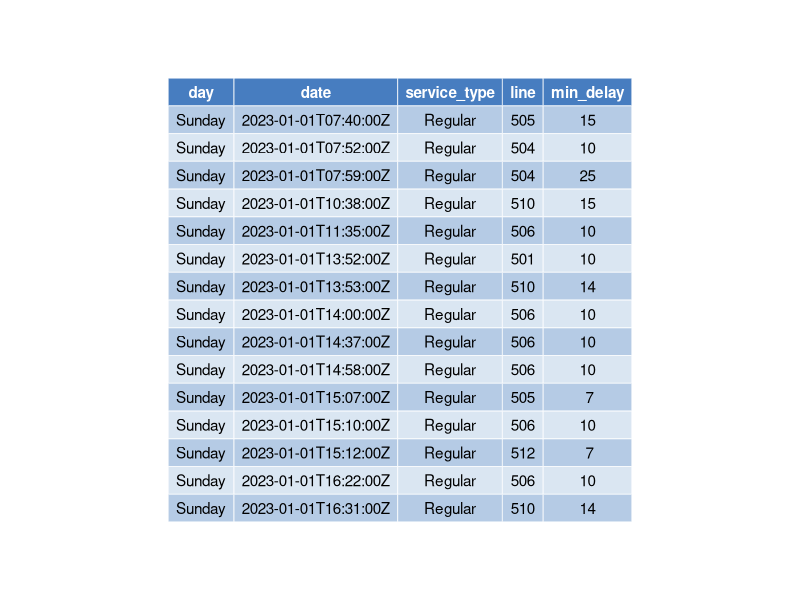
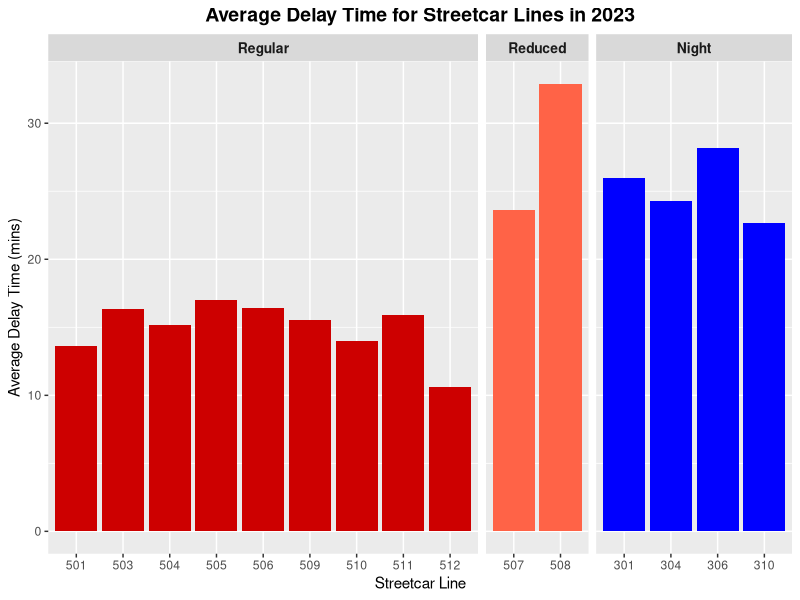
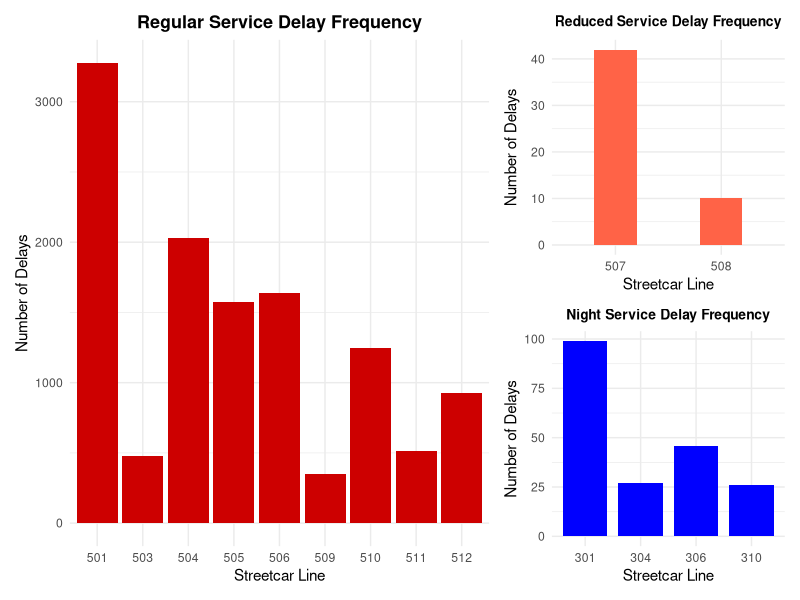
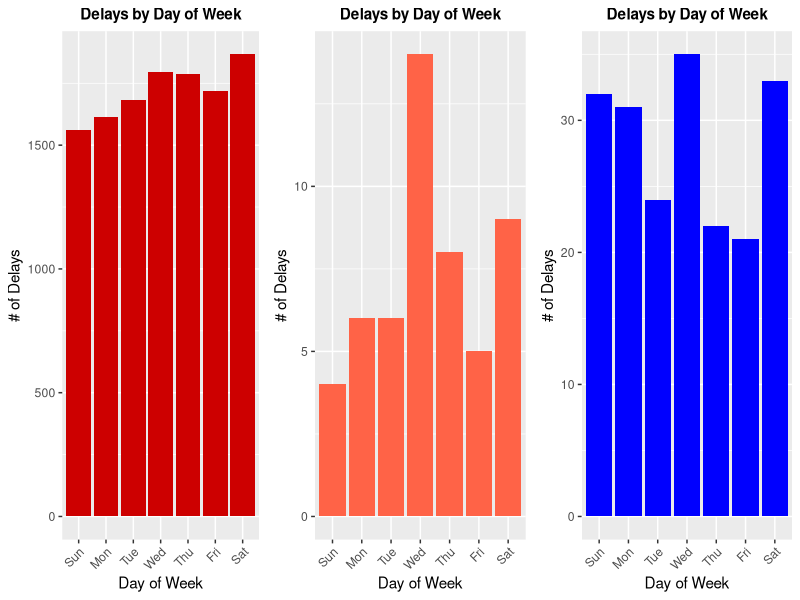
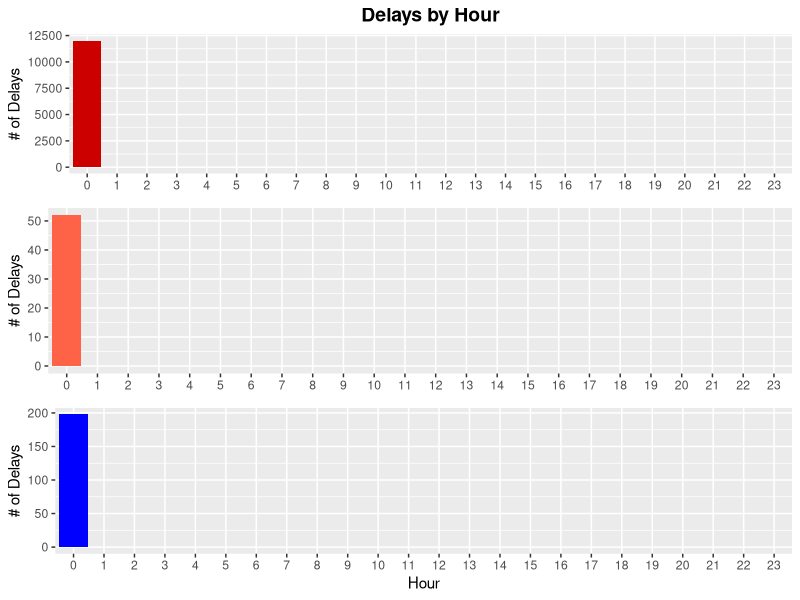

Here is the R script that generated these plots, in order:
## ---- chunk 1
#| include: false
#| warning: false
#| message: false

library(tidyverse)
library(ggpubr)
library(dplyr)
library(lubridate)
library(gridExtra)
library(patchwork)

# You can and should cross-reference sections and sub-sections. We use @citeR and @rohan.
## ---- chunk 2
#| label: table-1
#| fig-cap: 2023 Streetcar Delays
#| echo: false

cleaned_data <- read.csv("../data/analysis_data/delaydata.csv")

table_plot <- ggtexttable(
  head(cleaned_data, 15),
  rows = NULL,             # Option to display row numbers
  theme = ttheme("mBlue")  # Optional theme for styling
)
table_plot
## ---- chunk 3
#| label: table-2
#| fig-cap: 2023 Streetcar Delays Summary
#| echo: false

print("Minutes Delay Summary Statistics")
cleaned_data$min_delay %>% summary()

print("Min Delay Summary Statistics (Night Service Lines)")
regular_data <- cleaned_data %>% filter(service_type == 'Night')
regular_data$min_delay %>% summary()
print("Min Delay Summary Statistics (Saturday)")
data506 <- cleaned_data %>% filter(day == "Saturday")
data506$min_delay %>% summary()
print("Min Delay Summary Statistics (Jan-Mar 2023)")
date_data <- cleaned_data %>% filter(date <= as.Date("2023-04-01"))
summary(date_data$min_delay)
## ---- chunk 4
#| label: 2.2.1
#| fig-cap: average delay
#| echo: false
#| warning: false
#| message: false

# Calculate the average delay for each line 
avg_delay_data <- cleaned_data %>%
  group_by(line, service_type) %>%
  summarize(avg_delay = mean(min_delay), .groups = 'drop')

# Reorder service_type to ensure "Regular" is first and "Night" is last
avg_delay_data$service_type <- factor(avg_delay_data$service_type, levels = c("Regular", "Reduced", "Night"))

# Bar graph
ggplot(avg_delay_data, aes(x = as.factor(line), y = avg_delay, fill = service_type)) +
  geom_bar(stat = "identity") +
  labs(
    title = "Average Delay Time for Streetcar Lines in 2023",
    x = "Streetcar Line",
    y = "Average Delay Time (mins)",
  ) +
  scale_fill_manual(values = c("Regular" = "red3", "Reduced" = "tomato", "Night" = "blue")) +
  theme(
    plot.title = element_text(hjust = 0.5, size = 14, face = "bold"),
        strip.text = element_text(size = 10, face = "bold"),
        legend.position = "none",
  ) +
  facet_grid(~ service_type, scales = "free_x", space = "free")

## ---- chunk 5
#| label: 2.2.2
#| fig-cap: delay frequency
#| echo: false
#| warning: false
#| message: false

# Calculate the frequency of delays for each line and type
delay_freq_data <- cleaned_data %>%
  group_by(line, service_type) %>%
  summarize(delay_freq = n(), .groups = 'drop')
#todo: see if i can make this a function
# Filter data for each service type 
regular_data <- delay_freq_data %>% filter(service_type == "Regular")
reduced_data <- delay_freq_data %>% filter(service_type == "Reduced")
night_data <- delay_freq_data %>% filter(service_type == "Night")

# Create individual bar graphs for each service type
plot1 <- ggplot(regular_data, aes(x = as.factor(line), y = delay_freq, fill = service_type)) +
  geom_bar(stat = "identity", fill = "red3", width = 0.9) +
  labs(
    title = "Regular Service Delay Frequency",
    x = "Streetcar Line",
    y = "Number of Delays"
  ) +
  theme_minimal() +
  theme(
    plot.title = element_text(hjust = 0.5, size = 13, face = "bold")
  )

plot2 <- ggplot(reduced_data, aes(x = as.factor(line), y = delay_freq, fill = service_type)) +
  geom_bar(stat = "identity", fill = "tomato", width = 0.4) +
  labs(
    title = "Reduced Service Delay Frequency",
    x = "Streetcar Line",
    y = "Number of Delays"
  ) +
  theme_minimal() +
  theme(
    plot.title = element_text(hjust = 0.5, size = 10, face = "bold")
  )

plot3 <- ggplot(night_data, aes(x = as.factor(line), y = delay_freq, fill = service_type)) +
  geom_bar(stat = "identity", fill = "blue", width = 0.8) +
  labs(
    title = "Night Service Delay Frequency",
    x = "Streetcar Line",
    y = "Number of Delays"
  ) +
  theme_minimal() +
  theme(
    plot.title = element_text(hjust = 0.5, size = 10, face = "bold")
  )
# Adjust widths to make plot1 bigger
print(plot1 + (plot2 / plot3) + plot_layout(ncol = 2, widths = c(1.8, 1)))
## ---- chunk 6
# Extract hour and day of the week
cleaned_data <- cleaned_data %>%
  mutate(hour = hour(date),  # Extract the hour from datetime
    day_of_week = wday(date, label = TRUE)  # Extract the day of the week as a label
  )

regular_data <- cleaned_data %>% filter(service_type == "Regular")
reduced_data <- cleaned_data %>% filter(service_type == "Reduced")
night_data <- cleaned_data %>% filter(service_type == "Night")

# Function to create plots for day of week
create_delay_plot <- function(data, colour) {
  plot_day <- ggplot(data, aes(x = day_of_week, fill = service_type)) +
    geom_bar(fill = colour) +
    labs(title = "Delays by Day of Week",
      x = "Day of Week",
      y = "# of Delays"
    ) +
    theme(plot.title = element_text(hjust = 0.5, size = 11, face = "bold"),
      axis.text.x = element_text(angle = 45, hjust = 1))
}

# Create plots for each service type
regular_plot <- create_delay_plot(regular_data, "red3")
reduced_plot <- create_delay_plot(reduced_data, "tomato")
night_plot <- create_delay_plot(night_data, "blue")

grid.arrange(
  regular_plot,
  reduced_plot,
  night_plot,
  ncol = 3
)
## ---- chunk 7
regular_plot_hour <- ggplot(regular_data, aes(x = as.factor(hour), fill = service_type)) +
  scale_x_discrete(drop = FALSE, limits = as.character(0:23)) + 
  geom_bar(fill = "red3", width=0.95) +
  labs(title = "Delays by Hour",
    x = NULL,
    y = "# of Delays"
  ) +
  theme(plot.title = element_text(hjust = 0.5, size = 14, face = "bold"),
        )
reduced_plot_hour <- ggplot(reduced_data, aes(x = as.factor(hour), fill = service_type)) +
  scale_x_discrete(drop = FALSE, limits = as.character(0:23)) + 
  geom_bar(fill = "tomato", width=0.95) +
  labs(title = NULL,
    x = NULL,
    y = "# of Delays"
  ) 
night_plot_hour <- ggplot(night_data, aes(x = as.factor(hour), fill = service_type)) +
  scale_x_discrete(drop = FALSE, limits = as.character(0:23)) + 
  geom_bar(fill = "blue", width=0.95) +
  labs(title = NULL,
    x = "Hour",
    y = "# of Delays"
  )

grid.arrange(regular_plot_hour, reduced_plot_hour, night_plot_hour, ncol = 1)
